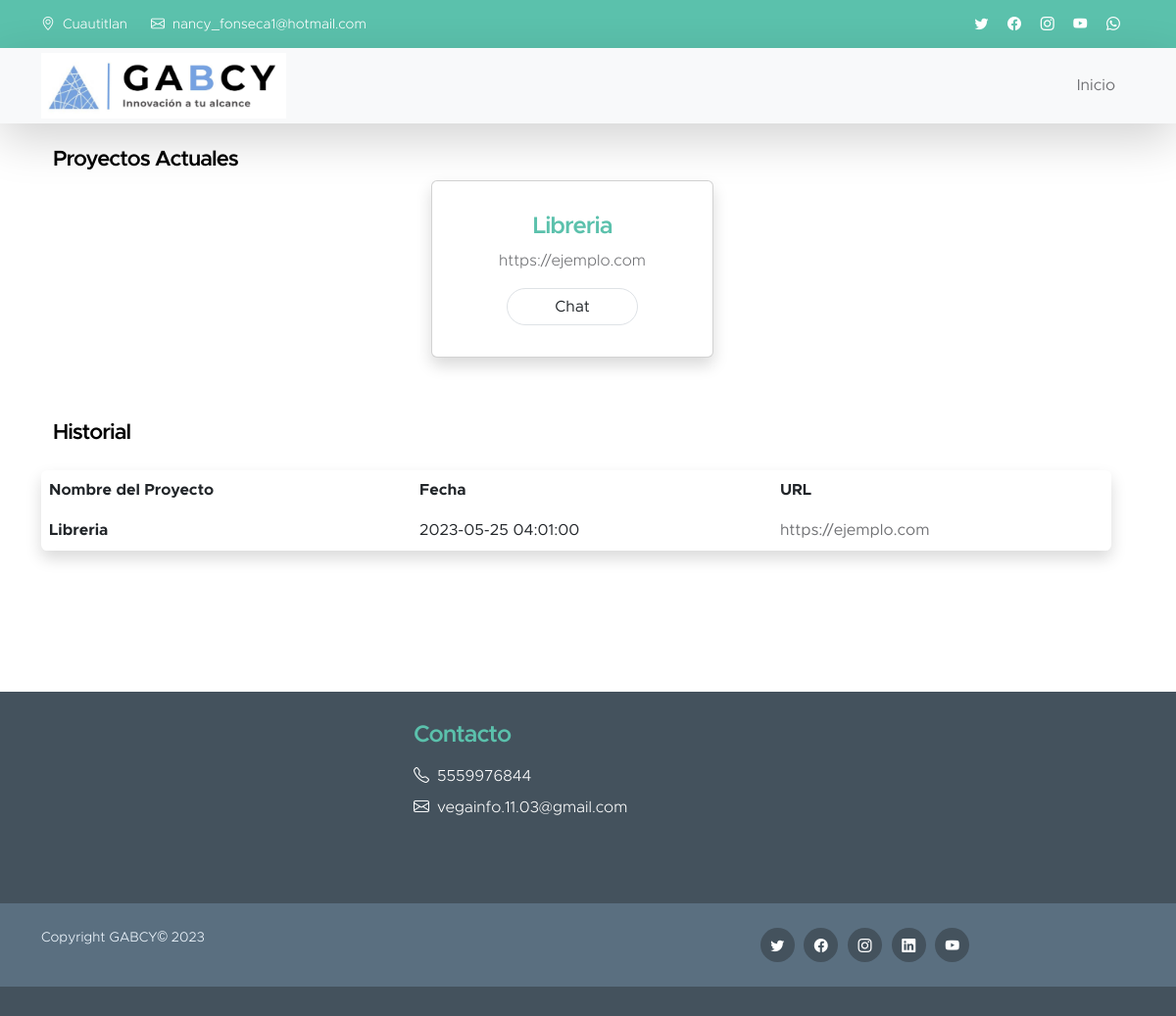
The page /panelGeneral.php (signed in) on the database its author committed.
### tables this page shows
CREATE TABLE `proyecto` (
  `id_proyecto` varchar(25) NOT NULL,
  `nombre_proyecto` varchar(100) DEFAULT NULL,
  `fecha_inicio_proyecto` timestamp NOT NULL DEFAULT current_timestamp() ON UPDATE current_timestamp(),
  `fecha_fin_proyecto` timestamp NOT NULL DEFAULT '0000-00-00 00:00:00',
  `url_proyecto` varchar(300) DEFAULT NULL,
  `id_categoria` varchar(25) DEFAULT NULL,
  `id_usuario` varchar(25) DEFAULT NULL
);

### php/traerProyectoHistorico.php (called while the page is built)
<?php
require_once("conexion.php");
$rolUsuario=$_SESSION['rol_usuario'];
$idUsuario=$_SESSION["id_usuario"];
if($rolUsuario=='0'){
    $consTraerProyectosHistorico="SELECT id_proyecto,nombre_proyecto,fecha_inicio_proyecto,url_proyecto
    FROM proyecto
    WHERE id_usuario='$idUsuario'";
    $resTraerProyectosHistorico=mysqli_query($conexion,$consTraerProyectosHistorico);
}else if($rolUsuario=='1'){
    $consTraerProyectosHistorico="SELECT id_proyecto,nombre_proyecto,fecha_inicio_proyecto,url_proyecto
    FROM proyecto";
    $resTraerProyectosHistorico=mysqli_query($conexion,$consTraerProyectosHistorico);
}
?>

### php/traerProyecto.php (called while the page is built)
<?php
require_once("conexion.php");
$rolUsuario=$_SESSION['rol_usuario'];
$idUsuario=$_SESSION["id_usuario"];
if($rolUsuario=='0'){
    $consTraerProyectos="SELECT id_proyecto,nombre_proyecto,fecha_inicio_proyecto,url_proyecto
    FROM proyecto
    WHERE id_usuario='$idUsuario'";
    $resTraerProyectos=mysqli_query($conexion,$consTraerProyectos);
}else if($rolUsuario=='1'){
    $consTraerProyectos="SELECT id_proyecto,nombre_proyecto,fecha_inicio_proyecto,url_proyecto
    FROM proyecto";
    $resTraerProyectos=mysqli_query($conexion,$consTraerProyectos);
}
?>

### panelGeneral.php (the view, shortened to what this page needs)
<?php
require("php/traerProyecto.php");
require("php/traerProyectoHistorico.php");
?>
<!DOCTYPE html>
<html lang="en">
<head>
    <link href="css/bootstrap.min.css" rel="stylesheet" />
    <link href="css/bootstrap-icons.css" rel="stylesheet" />
    <link rel="stylesheet" href="css/procesoProyecto.css">
    <link href="css/templatemo-kind-heart-charity.css" rel="stylesheet" />
</head>
<body class="body-panel">
    <header class="site-header">
        <div class="container">
            <div class="row">
                <div class="col-lg-8 col-12 d-flex flex-wrap">
                    <p class="d-flex me-4 mb-0">
                        <i class="bi-geo-alt me-2"></i>
                        Cuautitlan
                    </p>
                    <p class="d-flex mb-0">
                        <i class="bi-envelope me-2"></i>
                        <a href="mailto:info@company.com">nancy_fonseca1@hotmail.com</a>
                    </p>
                </div>
                <div class="col-lg-3 col-12 ms-auto d-lg-block d-none">
                    <ul class="social-icon">
                        <li class="social-icon-item">
                            <a href="#" class="social-icon-link bi-twitter"></a>
                        </li>
                        <li class="social-icon-item">
                            <a href="#" class="social-icon-link bi-facebook"></a>
                        </li>
                        <li class="social-icon-item">
                            <a href="#" class="social-icon-link bi-instagram"></a>
                        </li>
                        <li class="social-icon-item">
                            <a href="#" class="social-icon-link bi-youtube"></a>
                        </li>
                        <li class="social-icon-item">
                            <a href="#" class="social-icon-link bi-whatsapp"></a>
                        </li>
                    </ul>
                </div>
            </div>
        </div>
    </header>
    <nav class="navbar navbar-expand-lg bg-light shadow-lg">
        <div class="container">
            <a class="navbar-brand" href="index.php">
                <img src="images/causes/brand.jpeg" class=" img-fluid" alt="Kind Heart Charity" width="250px" />
            </a>
            <div class="collapse navbar-collapse" id="navbarNav">
                <ul class="navbar-nav ms-auto">
                    <li class="nav-item">
                        <a class="nav-link click-scroll" href="index.php">Inicio</a>
                    </li>
                </ul>
            </div>
        </div>
    </nav>
    <div class="container container-panel mb-5 pb-5">
        <div class="row container justify-content-center mt-4">
            <h6 class="title-panel">Proyectos Actuales</h6>
            <?php
                if(mysqli_num_rows($resTraerProyectosHistorico)>0){
                    while($fetchTraerProyectosHistorico=mysqli_fetch_assoc($resTraerProyectosHistorico)){
                        $idProyecto=$fetchTraerProyectosHistorico["id_proyecto"];
                        $nombreProyecto=$fetchTraerProyectosHistorico["nombre_proyecto"];
                        $urlProyecto=$fetchTraerProyectosHistorico["url_proyecto"];
            ?>
            <div class="card text-center mb-3 me-2 shadow p-3 mb-5 bg-body-tertiary rounded" style="width: 18rem;">
                <div class="card-body">
                    <h5 class="card-title"><?php echo $nombreProyecto; ?></h5>
                    <p><a target="_blank" href="<?php echo $urlProyecto; ?>"><?php echo $urlProyecto; ?></a></p>
                    <a href="procesoProyecto.php?id=<?php echo $idProyecto; ?>" class="btn px-5 border border-dark-subtle rounded-pill ">Chat</a>
                </div>
            </div>
            <?php
                    }
                }else{
                    ?>
                    <p class="text-center">No hay proyectos para mostrar</p>
                    <?php
                }
            ?>
        </div>
        <div class="row container mt-3">
            <h6>Historial</h6>
            <table class="table shadow p-3 mb-5 bg-body-tertiary rounded mt-3">
                <thead>
                    <tr class="p-3">
                        <th scope="col">Nombre del Proyecto</th>
                        <th scope="col">Fecha</th>
                        <th scope="col">URL</th>
                    </tr>
                </thead>
                <tbody>
                    <?php
                        if(mysqli_num_rows($resTraerProyectos)>0){
                            while($fetchTraerProyectosHistorico=mysqli_fetch_assoc($resTraerProyectos)){
                                $nombreProyecto=$fetchTraerProyectosHistorico["nombre_proyecto"];
                                $fechaProyecto=$fetchTraerProyectosHistorico["fecha_inicio_proyecto"];
                                $urlProyecto=$fetchTraerProyectosHistorico["url_proyecto"];
                    ?>
                    <tr>
                        <th scope="row"><?php echo $nombreProyecto; ?></th>
                        <td><?php echo $fechaProyecto; ?></td>
                        <td><a target="_blank" href="<?php echo $urlProyecto; ?>"><?php echo $urlProyecto; ?></a></td>
                    </tr>
                    <?php
                            }
                        }else{
                            ?>
                                <p class="text-center">No hay proyectos para mostrar</p>
                            <?php
                        }
                    ?>
                </tbody>
            </table>
        </div>
    </div>
    <footer class="site-footer mt-5">
        <div class="container">
            <div class="row">
                <div class="col-lg-4 col-md-6 col-12 mx-auto">
                    <h5 class="site-footer-title mb-3">Contacto</h5>
                    <p class="text-white d-flex mb-2">
                        <i class="bi-telephone me-2"></i>
                        <a href="tel: 305-240-9671" class="site-footer-link">
                            5559976844
                        </a>
                    </p>
                    <p class="text-white d-flex">
                        <i class="bi-envelope me-2"></i>
                        <a href="mailto:info@yourgmail.com" class="site-footer-link">
                            vegainfo.11.03@gmail.com
                        </a>
                    </p>
                </div>
            </div>
        </div>
        <div class="site-footer-bottom">
            <div class="container">
                <div class="row">
                    <div class="col-lg-6 col-md-7 col-12">
                        <p class="copyright-text mb-0">
                            Copyright GABCY© 2023
                        </p>
                    </div>
                    <div class="col-lg-6 col-md-5 col-12 d-flex justify-content-center align-items-center mx-auto">
                        <ul class="social-icon">
                            <li class="social-icon-item">
                                <a href="#" class="social-icon-link bi-twitter"></a>
                            </li>
                            <li class="social-icon-item">
                                <a href="#" class="social-icon-link bi-facebook"></a>
                            </li>
                            <li class="social-icon-item">
                                <a href="#" class="social-icon-link bi-instagram"></a>
                            </li>
                            <li class="social-icon-item">
                                <a href="#" class="social-icon-link bi-linkedin"></a>
                            </li>
                            <li class="social-icon-item">
                                <a href="https://youtube.com/templatemo" class="social-icon-link bi-youtube"></a>
                            </li>
                        </ul>
                    </div>
                </div>
            </div>
        </div>
    </footer>
</body>
</html>

### css/procesoProyecto.css (style rules this page uses)
.container-panel { background-color: #fff; }

### css/templatemo-kind-heart-charity.css (style rules this page uses)
:root { --white-color: #ffffff; --primary-color: #5bc1ac; --secondary-color: #5a6f80; --section-bg-color: #f0f8ff; --site-footer-bg-color: #44525d; --custom-btn-bg-color: #597081; --custom-btn-bg-hover-color: #5bc1ac; --dark-color: #000000; --p-color: #717275; --border-color: #e9eaeb; --body-font-family: 'Metropolis', sans-serif; --h1-font-size: 52px; --h2-font-size: 46px; --h3-font-size: 32px; --h4-font-size: 28px; --h5-font-size: 24px; --h6-font-size: 22px; --p-font-size: 16px; --btn-font-size: 18px; --copyright-font-size: 14px; --border-radius-large: 100px; --border-radius-medium: 20px; --border-radius-small: 10px; --font-weight-light: 300; --font-weight-normal: 400; --font-weight-semibold: 600; --font-weight-bold: 700; }
body { background-color: var(--white-color); font-family: var(--body-font-family); }
h2, h3, h4, h5, h6 { color: var(--dark-color); }
h1, h2, h3, h4, h5, h6 { font-weight: var(--font-weight-semibold); letter-spacing: -1px; }
h5 { color: var(--primary-color); font-size: var(--h5-font-size); }
h6 { font-size: var(--h6-font-size); }
p { color: var(--p-color); font-size: var(--p-font-size); font-weight: var(--font-weight-light); }
ul li { color: var(--p-color); font-size: var(--p-font-size); font-weight: var(--font-weight-normal); }
a, button { touch-action: manipulation; transition: all 0.3s; }
a { color: var(--p-color); text-decoration: none; }
.navbar { background: var(--white-color); z-index: 9; padding-top: 0; padding-bottom: 0; }
.navbar-brand { color: var(--primary-color); font-size: var(--h6-font-size); font-weight: var(--font-weight-bold); }
.navbar-expand-lg .navbar-nav .nav-link { margin-right: 0; margin-left: 0; padding: 20px; }
.navbar-nav .nav-link { display: inline-block; color: var(--p-color); font-size: var(--p-font-size); font-weight: var(--font-weight-medium); position: relative; padding-top: 15px; padding-bottom: 15px; }
.site-header { background: var(--primary-color); padding-top: 15px; padding-bottom: 10px; }
.site-header p, .site-header p a, .site-header .social-icon-link { color: var(--white-color); font-size: var(--copyright-font-size); }
.site-header .social-icon { text-align: right; }
.site-header .social-icon-link { background: transparent; width: inherit; height: inherit; line-height: inherit; margin-right: 15px; }
ul { list-style: none; }
.site-footer { background-color: var(--site-footer-bg-color); padding-top: 30px; padding-bottom: 30px; }
.site-footer-bottom { background-color: var(--secondary-color); position: relative; z-index: 2; margin-top: 70px; padding-top: 25px; padding-bottom: 25px; }
.site-footer-bottom a { color: var(--white-color); }
.site-footer-link { color: var(--white-color); }
.copyright-text { color: var(--section-bg-color); font-size: var(--copyright-font-size); margin-right: 30px; }
.social-icon { margin: 0; padding: 0; }
.social-icon-item { list-style: none; display: inline-block; vertical-align: top; }
.social-icon-link { background: var(--site-footer-bg-color); border-radius: var(--border-radius-large); color: var(--white-color); font-size: var(--copyright-font-size); display: block; margin-right: 5px; text-align: center; width: 35px; height: 35px; line-height: 38px; }
table { border-collapse: collapse; border-radius: 1em; overflow: hidden; }
th, td { padding: 1em; background: #ddd; border-bottom: 2px solid white; }

### rows shown on the page
proyecto: nombre_proyecto "Libreria", url_proyecto "https://ejemplo.com", fecha_inicio_proyecto "2023-05-25 04:01:00"
